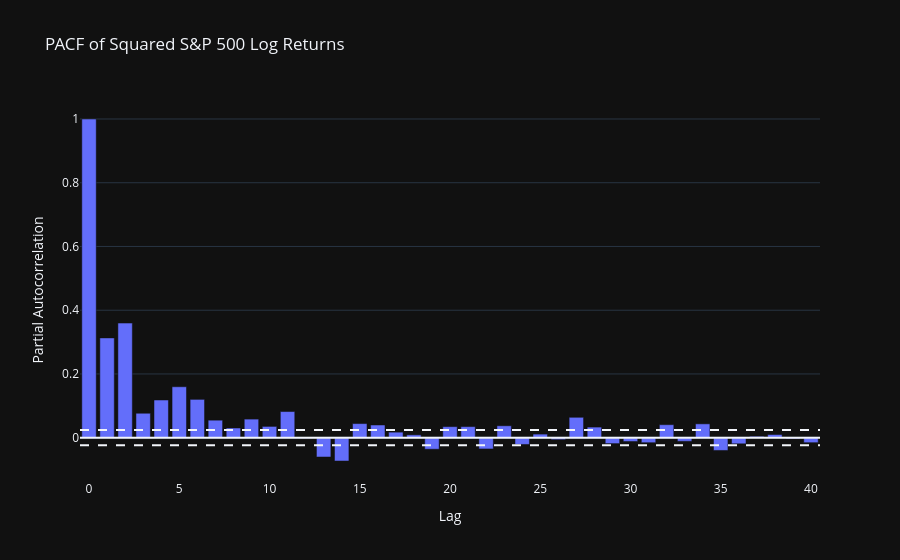

This figure's notebook cell:
### Markdown cell above
# PACF of Squared Returns

### Code cell
# Compute PACF
pacf_vals = pacf(
    df['squared_returns'].dropna(),
    nlags = 40,
    method = 'yw'
) 
# Confidence interval
n = len(df['log_returns'].dropna())
conf = 1.96 / np.sqrt(n)

# Plot
fig = go.Figure()

fig.add_trace(
    go.Bar(
        x=list(range(len(pacf_vals))),
        y=pacf_vals,
        name='PACF'
    )
)

# Confidence bands
fig.add_hline(y=conf, line_dash='dash')
fig.add_hline(y=-conf, line_dash='dash')
fig.add_hline(y=0)

fig.update_layout(
    title='PACF of Squared S&P 500 Log Returns',
    xaxis_title='Lag',
    yaxis_title='Partial Autocorrelation',
    showlegend=False
)

fig.show()
fig.write_image(
    "../reports/figures/pacf_squared_returns.png",
    width=1400,
    height=700,
    scale=2
)

### Figure 1 — Plotly figure (JSON) as saved in the notebook; plotly's stock layout.template omitted (floating-point values rounded to 4 significant figures)
{"data": [{"name": "PACF", "type": "bar", "x": [0, 1, 2, 3, 4, 5, 6, 7, 8, 9, 10, 11, 12, 13, 14, 15, 16, 17, 18, 19, 20, 21, 22, 23, 24, 25, 26, 27, 28, 29, 30, 31, 32, 33, 34, 35, 36, 37, 38, 39, 40], "y": [1.0, 0.3131, 0.3596, 0.07671, 0.1182, 0.1599, 0.1202, 0.05498, 0.03045, 0.05834, 0.0354, 0.08209, -0.002535, -0.06054, -0.07312, 0.04426, 0.03976, 0.01742, 0.008913, -0.03618, 0.03466, 0.03472, -0.03535, 0.03738, -0.02117, 0.01127, -0.006144, 0.06401, 0.03327, -0.01851, -0.01192, -0.01568, 0.04077, -0.01142, 0.04341, -0.04, -0.01914, 0.004419, 0.00993, -0.003789, -0.01562]}], "layout": {"shapes": [{"line": {"dash": "dash"}, "type": "line", "x0": 0, "x1": 1, "xref": "x domain", "y0": 0.02406, "y1": 0.02406, "yref": "y"}, {"line": {"dash": "dash"}, "type": "line", "x0": 0, "x1": 1, "xref": "x domain", "y0": -0.02406, "y1": -0.02406, "yref": "y"}, {"type": "line", "x0": 0, "x1": 1, "xref": "x domain", "y0": 0, "y1": 0, "yref": "y"}], "showlegend": false, "title": {"text": "PACF of Squared S&P 500 Log Returns"}, "xaxis": {"title": {"text": "Lag"}}, "yaxis": {"title": {"text": "Partial Autocorrelation"}}}}
